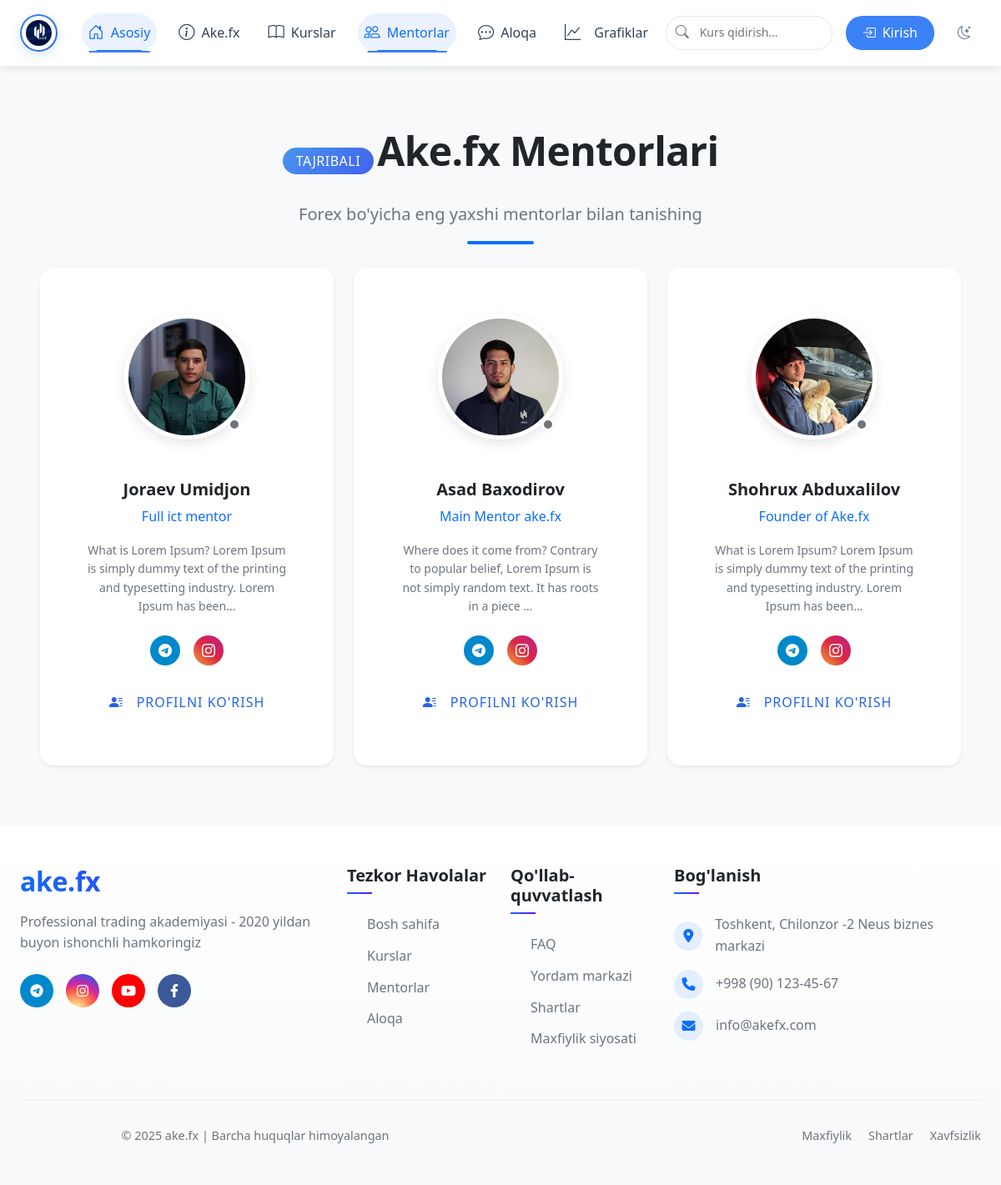
/mentors/, run on the app's committed database.
### main/models.py (models this page shows, shortened)
class Mentor(models.Model):
    full_name = models.CharField(max_length=255, verbose_name="To'liq ism")
    bio = models.TextField(verbose_name="Bio / Tajriba")
    image = models.ImageField(
        upload_to='mentors/%Y/%m/%d/',
        verbose_name="Rasm",
        blank=True,  # Rasm ixtiyoriy bo'lishi uchun
        null=True    # Rasm bo'lmasa ham bo'ladi
    )
    specialty = models.CharField(
        max_length=225,
        verbose_name="Mutaxassislik",
        blank=True,  # Bo'sh qoldirish mumkin
        null=True    # NULL bo'lishi mumkin
    )
    instagram = models.URLField(
        max_length=200,
        verbose_name="Instagram profil",
        blank=True,  # Majburiy emas
        null=True    # NULL bo'lishi mumkin
    )
    telegram = models.URLField(
        max_length=200,
        verbose_name="Telegram profil",
        blank=True,  # Majburiy emas
        null=True    # NULL bo'lishi mumkin
    )
    class Meta:
        verbose_name = "Mentor"
        verbose_name_plural = "Mentorlar"
        ordering = ['-id']  # Yangi mentorlarni birinchi ko'rsatish uchun

### main/views.py (the view)
# urls.py: path('mentors/', views.mentor_list, name='mentor_list'),
def mentor_list(request):
    mentors = Mentor.objects.all()
    return render(request, 'mentor_list.html', {'mentors': mentors})

### main/templates/mentor_list.html (shortened to what this page needs)
{% extends 'base.html' %}
{% load static %}
{% block content %}
<section class="mentors-section py-5 bg-light">
  <div class="container">
    <div class="section-header text-center mb-5">
      <span class="badge bg-primary-gradient mb-3 px-3 py-2 rounded-pill fs-6">Tajribali</span>
      <h2 class="display-5 fw-bold mb-3">Ake.fx Mentorlari</h2>
      <p class="text-muted fs-5">Forex bo'yicha eng yaxshi mentorlar bilan tanishing</p>
    </div>
    <div class="row g-4 justify-content-center">
      {% for mentor in mentors %}
      <div class="col-lg-4 col-md-6">
        <div class="mentor-card card border-0 shadow-sm rounded-4 overflow-hidden h-100 transition-all hover-lift">
          <div class="mentor-image-container position-relative text-center pt-4">
            {% if mentor.image %}
            <div class="mentor-avatar-wrapper mx-auto">
              <img src="{{ mentor.image.url }}" class="mentor-avatar rounded-circle" alt="{{ mentor.full_name }}">
              <div class="online-status {% if mentor.is_online %}bg-success{% else %}bg-secondary{% endif %}"></div>
            </div>
            {% else %}
            <div class="mentor-avatar-wrapper mx-auto">
              <div class="mentor-avatar-initials rounded-circle bg-primary-gradient d-flex align-items-center justify-content-center">
                <span class="text-white fw-bold fs-3">{{ mentor.full_name|slice:":1" }}</span>
              </div>
            </div>
            {% endif %}
          </div>
          <div class="card-body text-center p-4">
            <h5 class="fw-bold mb-2">{{ mentor.full_name }}</h5>
            <p class="text-primary mb-3">{{ mentor.specialty }}</p>
            <p class="text-muted small mb-4">{{ mentor.bio|truncatechars:120 }}</p>
            <div class="social-links d-flex justify-content-center gap-3 mb-4">
              {% if mentor.telegram %}
              <a href="{{ mentor.telegram }}" target="_blank" class="social-icon bg-telegram">
                <i class="bi bi-telegram"></i>
              </a>
              {% endif %}
              {% if mentor.instagram %}
              <a href="{{ mentor.instagram }}" target="_blank" class="social-icon bg-instagram">
                <i class="bi bi-instagram"></i>
              </a>
              {% endif %}
            </div>
            <a href="{% url 'mentor_detail' mentor.id %}" class="btn btn-outline-primary rounded-pill px-4 border-2">
              <i class="bi bi-person-lines-fill me-2"></i> Profilni ko'rish
            </a>
          </div>
        </div>
      </div>
      {% endfor %}
    </div>
  </div>
</section>
{% endblock %}

### main/templates/base.html (style rules this page uses)
:root { --primary-color: #2563eb; --secondary-color: #1e40af; --accent-color: #3b82f6; --light-bg: #f8fafc; --dark-bg: #0f172a; --dark-nav: #1e293b; --light-text: #f1f5f9; --dark-text: #334155; --transition: all 0.3s ease; }
body { font-family: 'Segoe UI', Tahoma, Geneva, Verdana, sans-serif; transition: var(--transition); background-color: var(--light-bg); color: var(--dark-text); }
.btn { border-radius: 20px; padding: 8px 20px; font-weight: 500; transition: var(--transition); }
.btn-outline-primary { border-color: var(--primary-color); color: var(--primary-color); }
.social-links { display: flex; gap: 15px; }

### main/templates/mentor_list.html (style rules this page uses)
.mentors-section { background-color: #ffffff; }
.mentor-avatar-wrapper { position: relative; width: 150px; height: 150px; margin-bottom: 1.5rem; }
.mentor-avatar { width: 100%; height: 100%; object-fit: cover; border: 5px solid white; box-shadow: 0 5px 15px rgba(0, 0, 0, 0.1); transition: all 0.3s ease; }
.online-status { position: absolute; width: 16px; height: 16px; border-radius: 50%; border: 3px solid white; bottom: 10px; right: 10px; }
.social-icon { width: 36px; height: 36px; border-radius: 50%; display: flex; align-items: center; justify-content: center; color: white; transition: transform 0.3s ease; }
.bg-telegram { background-color: #0088cc; }
.bg-instagram { background: linear-gradient(45deg, #f09433, #e6683c, #dc2743, #cc2366, #bc1888); }
.mentor-card { transition: all 0.3s ease; border: 1px solid rgba(0, 0, 0, 0.05); }
.bg-primary-gradient { background: linear-gradient(135deg, #4895ef 0%, #4361ee 100%) !important; color: #fff !important; }

### data on the page
Mentor: image (picture), full_name "Joraev Umidjon", specialty "Full ict mentor", bio "What is Lorem Ipsum? Lorem Ipsum is simply dummy text of the printing and typesetting industry. Lorem Ipsum has been…"
Mentor: image (picture), full_name "Asad Baxodirov", specialty "Main Mentor ake.fx", bio "Where does it come from? Contrary to popular belief, Lorem Ipsum is not simply random text. It has roots in a piece …"
Mentor: image (picture), full_name "Shohrux Abduxalilov", specialty "Founder of Ake.fx", bio "What is Lorem Ipsum? Lorem Ipsum is simply dummy text of the printing and typesetting industry. Lorem Ipsum has been…"
